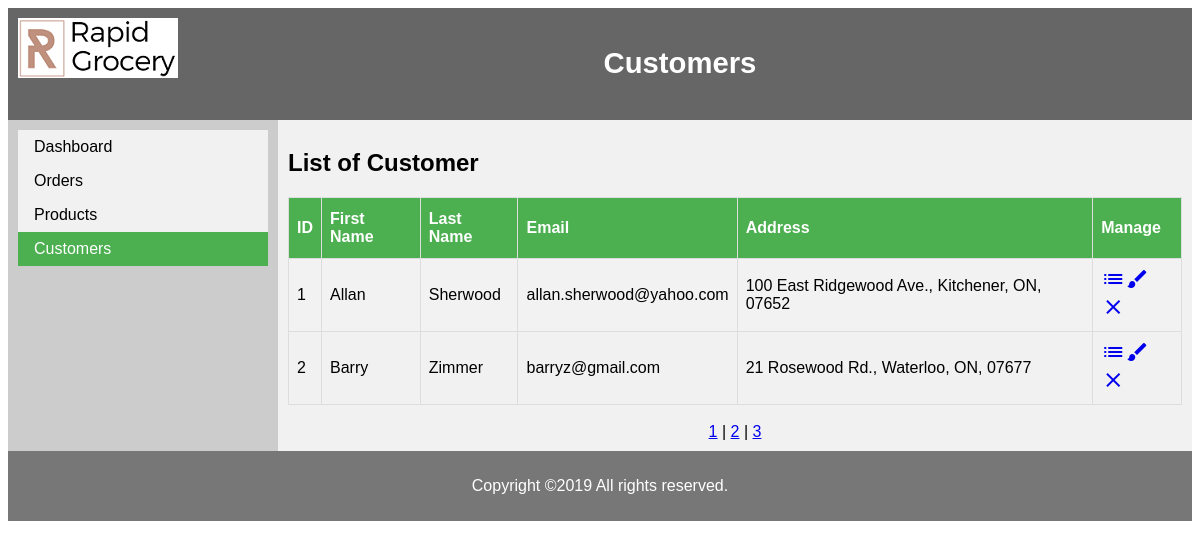
Screenshot of /admin/customer.php with the database file from the repository.
### tables this page shows
CREATE TABLE customers (
  customer_id           INT            PRIMARY KEY   AUTO_INCREMENT,
  email_address         VARCHAR(255)   NOT NULL      UNIQUE,
  password              VARCHAR(60)    NOT NULL,
  first_name            VARCHAR(60)    NOT NULL,
  last_name             VARCHAR(60)    NOT NULL,
  shipping_address_id   INT                          DEFAULT NULL,
  billing_address_id    INT                          DEFAULT NULL,
  membership_id			INT							 DEFAULT NULL
);

### admin/customer.php (the view, shortened to what this page needs)
<?php
include "config.php";
    $sql_query = "select c.customer_id, c.email_address, c.password, c.first_name, c.last_name,
                 	   CONCAT(a.line1, a.line2, ', ' , a.city, ', ' , a.state, ', ' , a.zip_code) AS 'address'
                       from customers c JOIN addresses a ON c.customer_id = a.customer_id
                       group by c.customer_id;";
   $result = $con->query($sql_query);
?>
<!DOCTYPE html>
<html lang="en">
<head>
    <link rel="stylesheet" href="css/style.css">
</head>
<body>
<header>
    <img src="../img/logo.png" alt="logo"  style="float:left"/>
    <h3>Customers</h3>
</header>
<section>
    <article>
        <h2>List of Customer</h2>
        <table id="customers">
            <tr>
                <th>ID</th>
                <th>First Name</th>
                <th>Last Name</th>
                <th>Email</th>
                <th>Address</th>
                <th>Manage</th>
            </tr>
            <?php
            if ($result->num_rows > 0) {
                while($row = $result->fetch_assoc()) {
                echo "<tr>";
                echo "<td>" . $row["customer_id"]. "</td>";
                echo "<td>" . $row["first_name"]. "</td>";
                echo "<td>" . $row["last_name"]. "</td>";
                echo "<td>" . $row["email_address"]. "</td>";
                echo "<td>" . $row["address"]. "</td>";
                echo "<td><a href='customer_detail.php?customer_id=" .$row["customer_id"]. "' class='material-icons' style='text-decoration:none'>list</i></a>";
                echo "<a href='customer_edit.php?customer_id=" .$row["customer_id"]. "' class='material-icons' style='text-decoration:none'>brush</i></a>";
                echo "<a href='javascript:del_Customers(" .$row["customer_id"]. ")' class='material-icons' style='text-decoration:none'>clear</i></a></td>";
                echo "</tr>";
                }
            } else {
                echo "0 results";
            }
            ?>
        </table>
        <br/>
        <div align="center">
            <a href="#">1</a> | <a href="#">2</a> | <a href="#">3</a>
        </div>
    </article>
</section>
<?php
include "footer.php";
?>
</body>
</html>

### admin/css/style.css (style rules this page uses)
* { box-sizing: border-box; }
body { font-family: Arial, Helvetica, sans-serif; }
header { background-color: #666; padding: 10px; text-align: center; font-size: 25px; color: white; }
section { display: -webkit-flex; display: flex; }
article { -webkit-flex: 3; -ms-flex: 3; flex: 3; background-color: #f1f1f1; padding: 10px; }
nav { background: #ccc; padding: 10px; }
nav ul { list-style-type: none; margin: 0; padding: 0; width: 250px; background-color: #f1f1f1; }
nav li a { display: block; color: #000; padding: 8px 16px; text-decoration: none; }
nav li a.active { background-color: #4CAF50; color: white; }
#customers { font-family: "Trebuchet MS", Arial, Helvetica, sans-serif; border-collapse: collapse; width: 100%; }
#customers td, #customers th { border: 1px solid #ddd; padding: 8px; }
#customers tr:nth-child(even) { background-color: #f2f2f2; }
#customers th { padding-top: 12px; padding-bottom: 12px; text-align: left; background-color: #4CAF50; color: white; }

### rows the page displays
customers: customer_id "1", first_name "Allan", last_name "Sherwood", email_address "allan.sherwood@yahoo.com", address "100 East Ridgewood Ave., Kitchener, ON, 07652"
customers: customer_id "2", first_name "Barry", last_name "Zimmer", email_address "barryz@gmail.com", address "21 Rosewood Rd., Waterloo, ON, 07677"
